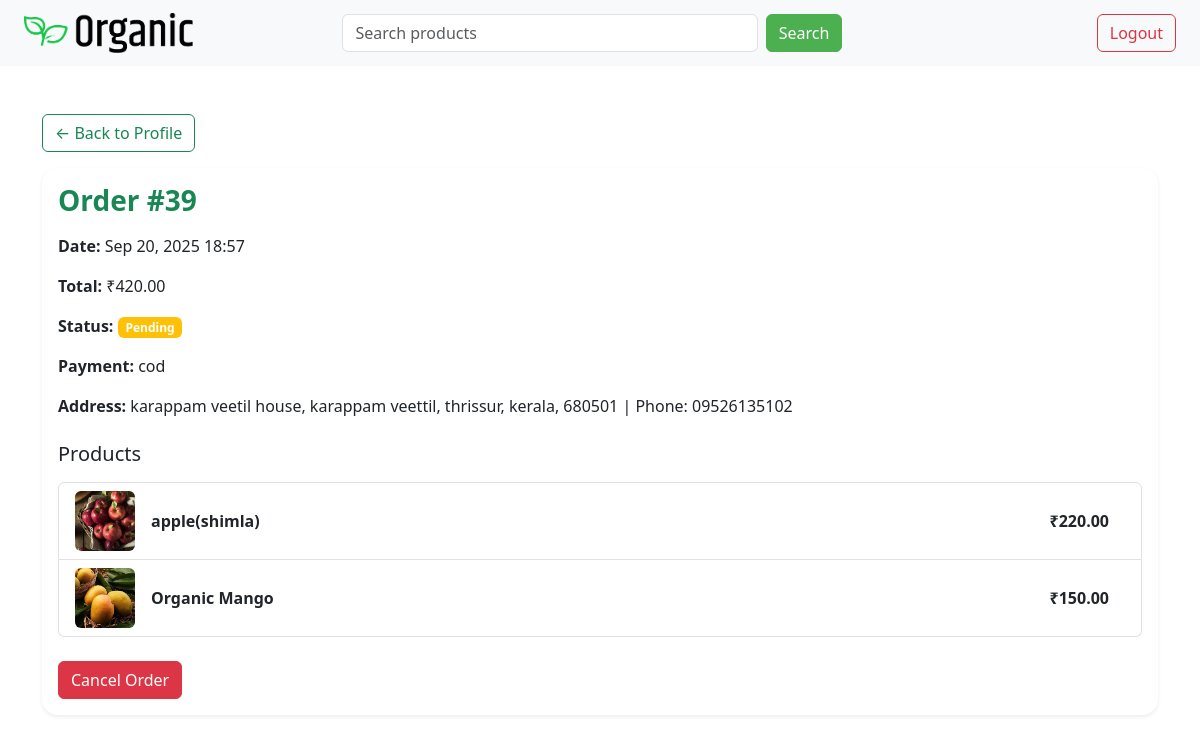
The page /order/39/ (signed in) on the database its author committed.
### home/models.py (models this page shows, shortened)
class Order(models.Model):
    STATUS_CHOICES = [
        ('Pending', 'Pending'),
        ('Shipped', 'Shipped'),
        ('Out for Delivery', 'Out for Delivery'),
        ('Delivered', 'Delivered'),
        ('Cancelled', 'Cancelled'),
    ]
    user = models.ForeignKey(User, on_delete=models.CASCADE)
    address = models.CharField(max_length=255, default='No address')
    payment_method = models.CharField(max_length=50, default='Cash on Delivery')
    status = models.CharField(max_length=20, choices=STATUS_CHOICES, default='Pending')
    created_at = models.DateTimeField(auto_now_add=True)
    total_amount = models.DecimalField(max_digits=10, decimal_places=2, default=0)

class OrderItem(models.Model):
    order = models.ForeignKey('Order', on_delete=models.CASCADE)
    product = models.ForeignKey('Product', on_delete=models.CASCADE)
    quantity = models.PositiveIntegerField(default=1)
    price = models.DecimalField(max_digits=8, decimal_places=2)

class Product(models.Model):
    UNIT_CHOICES = [
        ('kg', 'Kilogram'),
        ('g', 'Gram'),
        ('l', 'Litre'),
        ('ml', 'Millilitre'),
        ('pcs', 'Pieces'),
        ('bottle', 'Bottle'),
        ('packet', 'Packet'),
    ]
    name = models.CharField(max_length=30)
    price = models.DecimalField(max_digits=8, decimal_places=2)
    details = models.TextField()
    image = models.ImageField(upload_to='products/', null=True, blank=True)
    ctgry = models.ForeignKey('Category', on_delete=models.CASCADE, null=True, blank=True)
    user = models.ForeignKey(User, on_delete=models.CASCADE)  # Seller
    created_at = models.DateTimeField(auto_now_add=True)
    unit = models.CharField(max_length=10, choices=UNIT_CHOICES, default='kg')
    stock = models.PositiveIntegerField(default=0)

### home/views.py (the view)
# urls.py: path('order/<int:order_id>/', orderdetailfn),  # order detail page
@login_required
def orderdetailfn(request, order_id):
    order = get_object_or_404(Order, id=order_id, user=request.user)
    return render(request, "orderdetail.html", {"order": order})

### home/templates/orderdetail.html (shortened to what this page needs)
{% extends 'base.html' %}
{% load static %}
{% block content %}
<div class="container py-4">
    <a href="/customerprofile/" class="btn btn-outline-success mb-3">← Back to Profile</a>
    <div class="card shadow-sm border-0 rounded-4">
        <div class="card-body">
            <h3 class="fw-bold text-success mb-3">Order #{{ order.id }}</h3>
            <p><strong>Date:</strong> {{ order.created_at|date:"M d, Y H:i" }}</p>
            <p><strong>Total:</strong> ₹{{ order.total_amount }}</p>
            <p><strong>Status:</strong>
                {% if order.status == "Pending" %}
                    <span class="badge bg-warning">{{ order.status }}</span>
                {% elif order.status == "Delivered" %}
                    <span class="badge bg-success">{{ order.status }}</span>
                {% elif order.status == "Cancelled" %}
                    <span class="badge bg-danger">{{ order.status }}</span>
                {% else %}
                    <span class="badge bg-info">{{ order.status }}</span>
                {% endif %}
            </p>
            <p><strong>Payment:</strong> {{ order.payment_method }}</p>
            <p><strong>Address:</strong> {{ order.address }}</p>
            <h5 class="mt-4 mb-3">Products</h5>
            <ul class="list-group">
                {% for item in order.orderitem_set.all %}
                    <li class="list-group-item d-flex align-items-center justify-content-between">
                        <div class="d-flex align-items-center">
                            {% if item.product.image %}
                                <img src="{{ item.product.image.url }}" alt="{{ item.product.name }}"
                                     class="rounded me-3" style="width:60px; height:60px; object-fit:cover;">
                            {% else %}
                                <img src="{% static 'images/default-product.png' %}" alt="No Image"
                                     class="rounded me-3" style="width:60px; height:60px; object-fit:cover;">
                            {% endif %}
                            <strong>{{ item.product.name }}</strong>
                        </div>
                        <div class="d-flex align-items-center">
                            <span class="fw-bold me-3">₹{{ item.price }}</span>
                        </div>
                    </li>
                {% empty %}
                    <li class="list-group-item text-muted">No products found in this order.</li>
                {% endfor %}
            </ul>
            {% if order.status == "Pending" %}
            <div class="mt-4">
                 <a href="/cancelorder/{{ order.id }}/"
                       class="btn btn-danger"
                       onclick="return confirm('Cancel this order?');">
                       Cancel Order
                 </a>
             </div>
            {% endif %}
        </div>
    </div>
</div>
{% endblock %}

### rows shown on the page
Order: id "39", created_at "Sep 20, 2025 18:57", total_amount "420.00", status "Pending", payment_method "cod", address "karappam veetil house, karappam veettil, thrissur, kerala, 680501 | Phone: 09526135102"
OrderItem: product.image (picture), product.name "apple(shimla)", price "220.00"
OrderItem: product.image (picture), product.name "Organic Mango", price "150.00"
